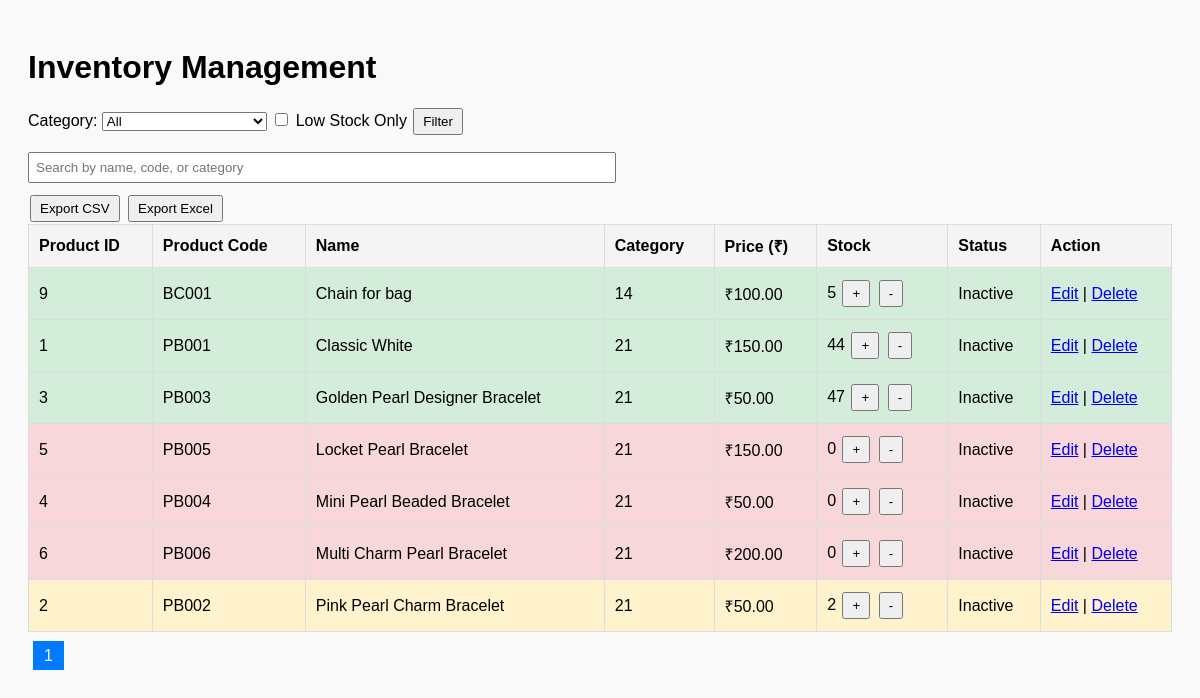
Screenshot of /admin/inventory_details.php with the database file from the repository.
### tables this page shows
CREATE TABLE `inventory` (
  `inventory_id` int(11) NOT NULL,
  `product_id` int(11) DEFAULT NULL,
  `stock_quantity` int(11) DEFAULT NULL,
  `last_updated` datetime DEFAULT current_timestamp()
);

CREATE TABLE `product` (
  `product_id` int(11) NOT NULL,
  `product_code` varchar(30) NOT NULL,
  `product_name` varchar(100) DEFAULT NULL,
  `category_id` int(11) DEFAULT NULL,
  `price` decimal(10,2) DEFAULT NULL,
  `description` text DEFAULT NULL,
  `image` varchar(255) DEFAULT NULL,
  `is_new` tinyint(1) DEFAULT 0
);

### admin/inventory_details.php (the view, shortened to what this page needs)
<?php
include("../login/db_connect.php");
$limit = 10;
$page = isset($_GET['page']) ? (int)$_GET['page'] : 1;
$offset = ($page - 1) * $limit;
$lowStockFilter = isset($_GET['low_stock']) ? true : false;
$totalSql = "SELECT COUNT(*) AS total FROM product p
             LEFT JOIN inventory i ON p.product_id=i.product_id
             WHERE 1 ";
$totalResult = $conn->query($totalSql);
$totalRow = $totalResult->fetch_assoc();
$totalProducts = $totalRow['total'];
$totalPages = ceil($totalProducts / $limit);
$sql = "SELECT p.*, i.stock_quantity
        FROM product p
        LEFT JOIN inventory i ON p.product_id=i.product_id
        WHERE 1 ";
$sql .= " ORDER BY p.product_name ASC
          LIMIT $limit OFFSET $offset";
$result = $conn->query($sql);
?>
<!DOCTYPE html>
<html lang="en">
<head>
</head>
<body>
<h1>Inventory Management</h1>
<form class="filters" method="GET">
    <label>Category:
        <select name="category_id">
            <option value="">All</option>
        </select>
    </label>
    <label>
        <input type="checkbox" name="low_stock" value="1" <?php if($lowStockFilter) echo 'checked'; ?>> Low Stock Only
    </label>
    <button type="submit">Filter</button>
</form>
<input type="text" id="searchInput" class="search-box" placeholder="Search by name, code, or category">
<div class="export-buttons">
    <form method="POST" action="export_inventory.php" style="display:inline;">
        <button type="submit" name="export_csv">Export CSV</button>
        <button type="submit" name="export_excel">Export Excel</button>
    </form>
</div>
<table id="inventoryTable">
    <thead>
        <tr>
            <th>Product ID</th>
            <th>Product Code</th>
            <th>Name</th>
            <th>Category</th>
            <th>Price (₹)</th>
            <th>Stock</th>
            <th>Status</th>
            <th>Action</th>
        </tr>
    </thead>
    <tbody>
    <?php if($result->num_rows > 0): ?>
        <?php while($row = $result->fetch_assoc()): ?>
            <?php
                $stockClass = 'sufficient-stock';
                if($row['stock_quantity'] === null) $row['stock_quantity'] = 0;
                if($row['stock_quantity'] < 5 && $row['stock_quantity'] > 0) $stockClass = 'low-stock';
                if($row['stock_quantity'] <= 0) $stockClass = 'out-stock';
            ?>
            <tr class="<?php echo $stockClass; ?>">
                <td><?php echo $row['product_id']; ?></td>
                <td><?php echo htmlspecialchars($row['product_code']); ?></td>
                <td><?php echo htmlspecialchars($row['product_name']); ?></td>
                <td><?php echo $row['category_id']; ?></td>
                <td>₹<?php echo number_format($row['price'],2); ?></td>
                <td>
                    <?php echo $row['stock_quantity']; ?>
                    <form method="POST" action="update_stock.php" style="display:inline;">
                        <button type="submit" name="adjust_stock" value="increase">+</button>
                        <button type="submit" name="adjust_stock" value="decrease">-</button>
                    </form>
                </td>
                <td><?php echo isset($row['is_active']) && $row['is_active'] ? 'Active' : 'Inactive'; ?></td>
                <td>
                    <a href="admin_edit_products.php?id=<?php echo $row['product_id']; ?>">Edit</a> |
                    <a href="admin_delete_product.php?id=<?php echo $row['product_id']; ?>" onclick="return confirm('Are you sure?')">Delete</a>
                </td>
            </tr>
        <?php endwhile; ?>
    <?php else: ?>
        <tr><td colspan="8">No products found.</td></tr>
    <?php endif; ?>
    </tbody>
</table>
<div class="pagination">
    <?php for($i=1;$i<=$totalPages;$i++): ?>
        <a href="?page=<?php echo $i; ?>" class="<?php echo $i==$page?'active':''; ?>"><?php echo $i; ?></a>
    <?php endfor; ?>
</div>
</body>
</html>

### admin/inventory_details.php (style rules this page uses)
body { font-family: Arial,sans-serif; padding:20px; background:#f9f9f9; }
h1 { margin-bottom:20px; }
.filters { margin-bottom:15px; }
table { width:100%; border-collapse: collapse; background:white; }
th, td { padding:10px; border:1px solid #ddd; text-align:left; }
th { background:#f4f4f4; cursor:pointer; }
.low-stock { background:#fff3cd; }
.out-stock { background:#f8d7da; }
.sufficient-stock { background:#d4edda; }
.search-box { margin-bottom:10px; padding:6px; width:50%; }
button { padding:4px 8px; margin:2px; cursor:pointer; }
.pagination { margin-top:15px; }
.pagination a { margin:0 5px; padding:5px 10px; border:1px solid #ccc; text-decoration:none; }
.pagination a.active { background:#007bff; color:white; border-color:#007bff; }

### rows the page displays
inventory: product.product_id "9", product.product_code "BC001", product.product_name "Chain for bag", product.category_id "14", product.price "100.00", stock_quantity "5"
inventory: product.product_id "1", product.product_code "PB001", product.product_name "Classic White", product.category_id "21", product.price "150.00", stock_quantity "44"
inventory: product.product_id "3", product.product_code "PB003", product.product_name "Golden Pearl Designer Bracelet", product.category_id "21", product.price "50.00", stock_quantity "47"
product: product_id "5", product_code "PB005", product_name "Locket Pearl Bracelet", category "21", price "150.00", is_new "0"
product: product_id "4", product_code "PB004", product_name "Mini Pearl Beaded Bracelet", category "21", price "50.00", is_new "0"
product: product_id "6", product_code "PB006", product_name "Multi Charm Pearl Bracelet", category "21", price "200.00", is_new "0"
inventory: product.product_id "2", product.product_code "PB002", product.product_name "Pink Pearl Charm Bracelet", product.category_id "21", product.price "50.00", stock_quantity "2"
